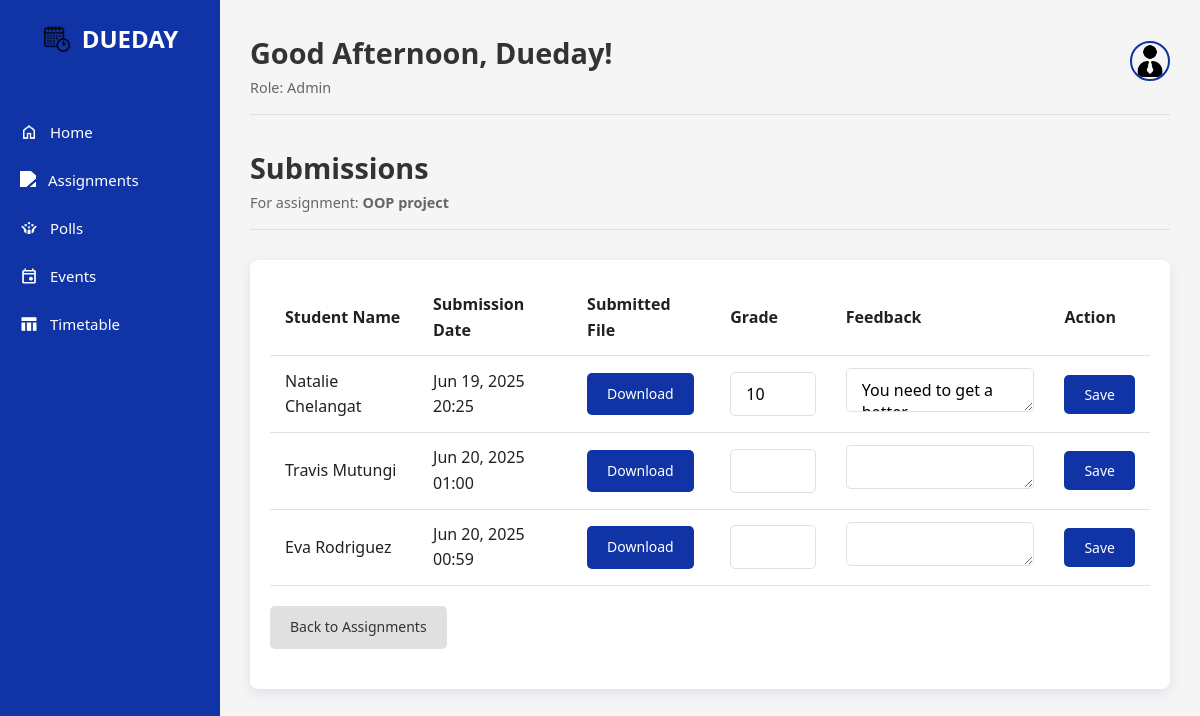
/view_submissions.php?id=1 (signed in), run on an earlier commit of the app's database.
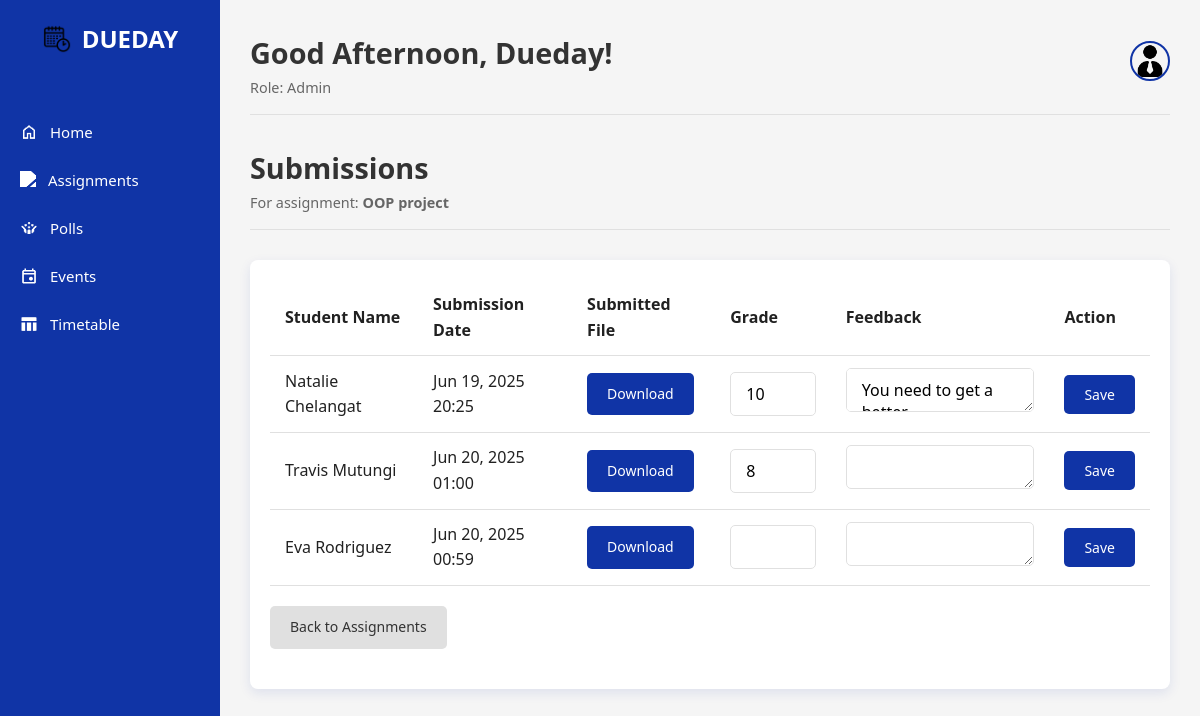
And on a later commit of the database.
### tables this page shows
CREATE TABLE `assignment_submission_data` (
  `Submission_ID` int(11) NOT NULL,
  `Assignment_ID` int(11) NOT NULL,
  `User_ID` int(11) NOT NULL,
  `Submission_Date` datetime NOT NULL,
  `File_Path` varchar(255) NOT NULL,
  `Notes` text DEFAULT NULL,
  `Grade` varchar(10) DEFAULT NULL,
  `Feedback` text DEFAULT NULL
);

CREATE TABLE `users` (
  `User_ID` int(11) NOT NULL,
  `Email` varchar(100) NOT NULL,
  `Password` varchar(255) NOT NULL,
  `F_Name` varchar(50) NOT NULL,
  `L_Name` varchar(50) NOT NULL,
  `Role_ID` int(11) NOT NULL,
  `status` varchar(20) NOT NULL DEFAULT 'active'
);

### view_submissions.php (the view, shortened to what this page needs)
<?php
require_once 'templates/header.php';
$assignment_id = (int)$_GET['id'];
$stmt_assignment = $conn->prepare("SELECT Assignment_Title FROM Assignments WHERE Assignment_ID = ?");
$stmt_assignment->bind_param("i", $assignment_id);
$stmt_assignment->execute();
$assignment = $stmt_assignment->get_result()->fetch_assoc();
$submissions = [];
$sql = "SELECT asd.*, u.F_Name, u.L_Name
        FROM Assignment_Submission_Data asd
        JOIN Users u ON asd.User_ID = u.User_ID
        WHERE asd.Assignment_ID = ?
        ORDER BY u.L_Name ASC";
$stmt_submissions = $conn->prepare($sql);
$stmt_submissions->bind_param("i", $assignment_id);
$stmt_submissions->execute();
$result = $stmt_submissions->get_result();
if ($result) {
    $submissions = $result->fetch_all(MYSQLI_ASSOC);
}
?>
<div class="welcome-header">
    <div class="greeting"><h1>Submissions</h1><p>For assignment: <strong><?php echo htmlspecialchars($assignment['Assignment_Title']); ?></strong></p></div>
</div>
<div class="management-table">
    <form method="POST">
        <table>
            <thead>
                <tr>
                    <th>Student Name</th>
                    <th>Submission Date</th>
                    <th>Submitted File</th>
                    <th>Grade</th>
                    <th>Feedback</th>
                    <th>Action</th>
                </tr>
            </thead>
            <tbody>
                <?php if (empty($submissions)): ?>
                    <tr><td colspan="6">No submissions for this assignment yet.</td></tr>
                <?php else: ?>
                    <?php foreach ($submissions as $sub): ?>
                        <tr>
                            <td><?php echo htmlspecialchars($sub['F_Name'] . ' ' . $sub['L_Name']); ?></td>
                            <td><?php echo date('M d, Y H:i', strtotime($sub['Submission_Date'])); ?></td>
                            <td><a href="../<?php echo htmlspecialchars($sub['File_Path']); ?>" class="btn" target="_blank" download>Download</a></td>
                            <td><input type="text" name="grade[<?php echo $sub['Submission_ID']; ?>]" value="<?php echo htmlspecialchars($sub['Grade']?? ''); ?>" class="form-input" style="max-width: 100px;"></td>
                            <td><textarea name="feedback[<?php echo $sub['Submission_ID']; ?>]" class="form-input" rows="1"><?php echo htmlspecialchars($sub['Feedback']?? ''); ?></textarea></td>
                            <td>
                                <button type="submit" name="action" value="save_grade" formaction="view_submissions.php?id=<?php echo $assignment_id; ?>&submission_id=<?php echo $sub['Submission_ID']; ?>" class="btn">Save</button>
                            </td>
                        </tr>
                    <?php endforeach; ?>
                <?php endif; ?>
            </tbody>
        </table>
    </form>
    <div class="page-actions" style="margin-top: 20px;">
        <a href="../assignment.php" class="btn btn--secondary" style="text-decoration:none;">Back to Assignments</a>
    </div>
</div>
<?php
require_once 'templates/footer.php';
?>

What changed in the data, as far as the page shows it:
changed assignment_submission_data "Jun 20, 2025 01:00": Grade (not shown) → "8"
